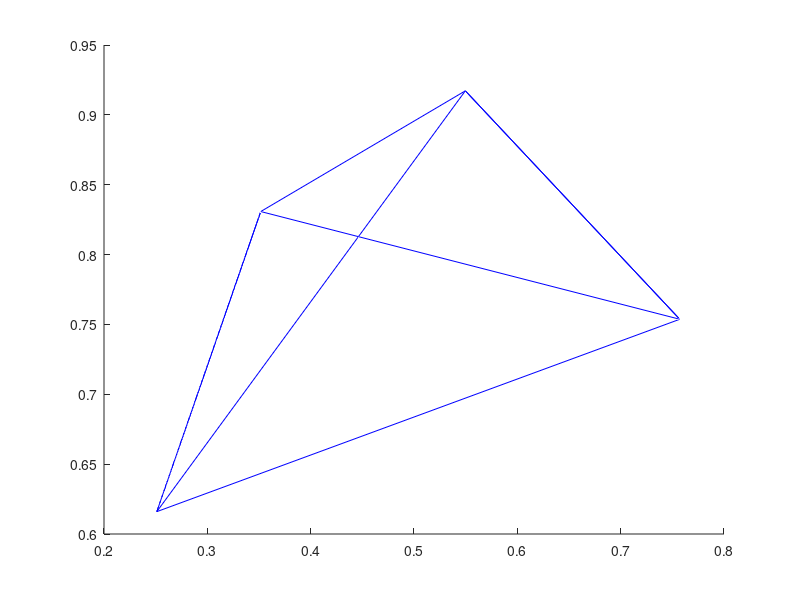

This figure's MATLAB source: (Note: this script raises an error after producing the figure.)
% Draw the tetrahedron and Gauss point in real space
% Contributed by OuYang, Xiong
clear;
close all;
clc;

% Order
nint = 1:3;

% Draw a specific tetrahedron
PraCor = [0.2511,0.3517,0.5497,0.7572;
        0.6160,0.8308,0.9172,0.7537;
        0.4733,0.5853,0.2858,0.3804];

% Find the dimensionality and node's number in input data
[D,nnde] = size(PraCor);

% Tetrahedral connection order
ix   =[1 2 3 4 1 3 4 2];


 for k=1:length(nint)
    % Draw the tetrahedron in isoparametric space
    figure;
    patch('vertices', PraCor', 'faces', ix, 'facecolor', 'none', 'edgecolor', 'b')
    hold on
    
    % Calculate the coordinates (g) and number (ngp) of gauss points
    [g, w] = TET4_GP(k);
    ngp    = size(g,1);
    
    % Define gauss point matrix in real space
    GusCor = zeros(ngp,D);
    
    for i = 1:ngp
        % Calculate shape function value in the gauss point
        [N,~] = ShapeFun(g(i,:));
        % Interpolate nodes to find Gauss points in real space
        GusCor(i,:) = (sum(N.*PraCor,2))';
    end
    
   % Draw the position of the Gauss point in the tetrahedron in real space
    scatter3(GusCor(:,1),GusCor(:,2),GusCor(:,3),50)
    view(72,35);
    
 end
